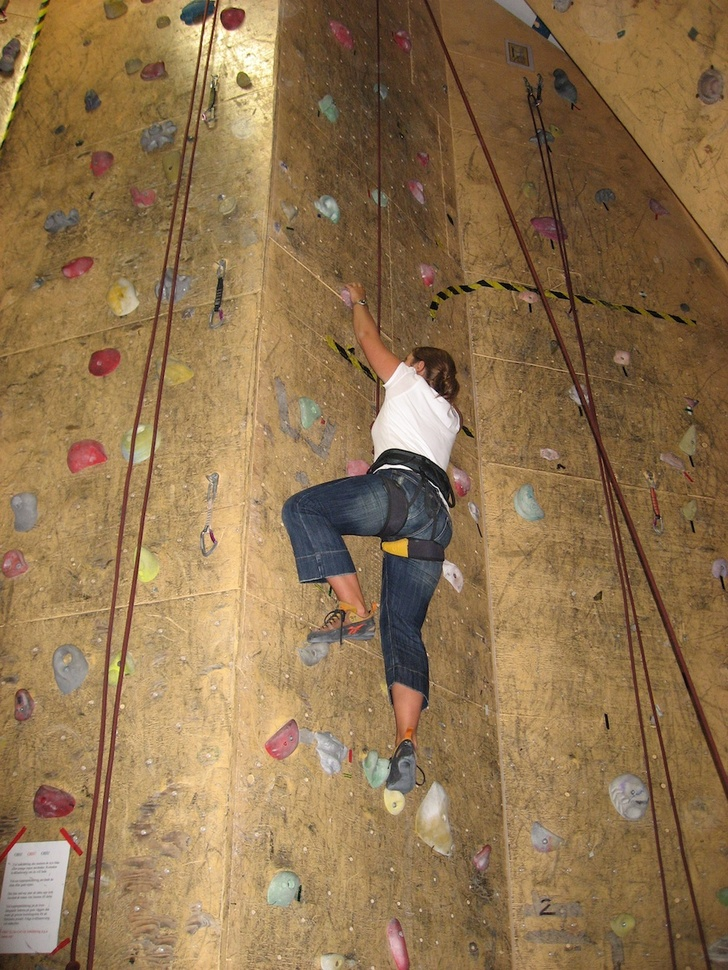
#> input picture DATA/climbing_1_small.jpg, 728 x 970 px, shrunk from 1000 x 1333 before the run
$ python sift_matches_vs_two_sided.py
#> lines starting #> are read from the running program, lines starting #| are printed output that depends on the picture
### descriptors/lib/sift.py
from pylab import *


def process_image(image_name, result_name,
  params="--edge-thresh 10 --peak-thresh 5"):
  """ Process an image and save the results in a file. """
  from PIL import Image
  import os

  if image_name[-3:] != 'pgm':
    # create a pgm file
    im = Image.open(image_name).convert('L')
    im.save('tmp.pgm')
    image_name_pgm = 'tmp.pgm'

  cmnd = str("sift " + image_name_pgm + " --output=" + result_name +
              " " + params)
  os.system(cmnd)
  os.remove('tmp.pgm')
  print('processed', image_name, 'to', result_name)


def read_features_from_file(filename):
  """ Read feature properties and return in matrix form. """

  f = loadtxt(filename)
  return f[:, :4], f[:, 4:] # feature locations, descriptors


def write_features_to_file(filename, locs, desc):
  """ Save feature location and descriptor to file. """
  savetxt(filename, hstack((locs, desc)))


# [96 lines left out: functions plot_features, match, match_twosided, appendimages, plot_matches, not called in this run]

### descriptors/sift_matches_vs_two_sided.py
from PIL import Image
from pylab import *
from lib import sift


temp_folder = '../temp/'

im_name1 = '../DATA/climbing_1_small.jpg'
im_name2 = '../DATA/climbing_2_small.jpg'

im1 = array(Image.open(im_name1))#.convert('L'))
#> im1 is the input picture: shape (970, 728, 3); mean R, G, B 143.7, 115.3, 78.6
im2 = array(Image.open(im_name2))#.convert('L'))
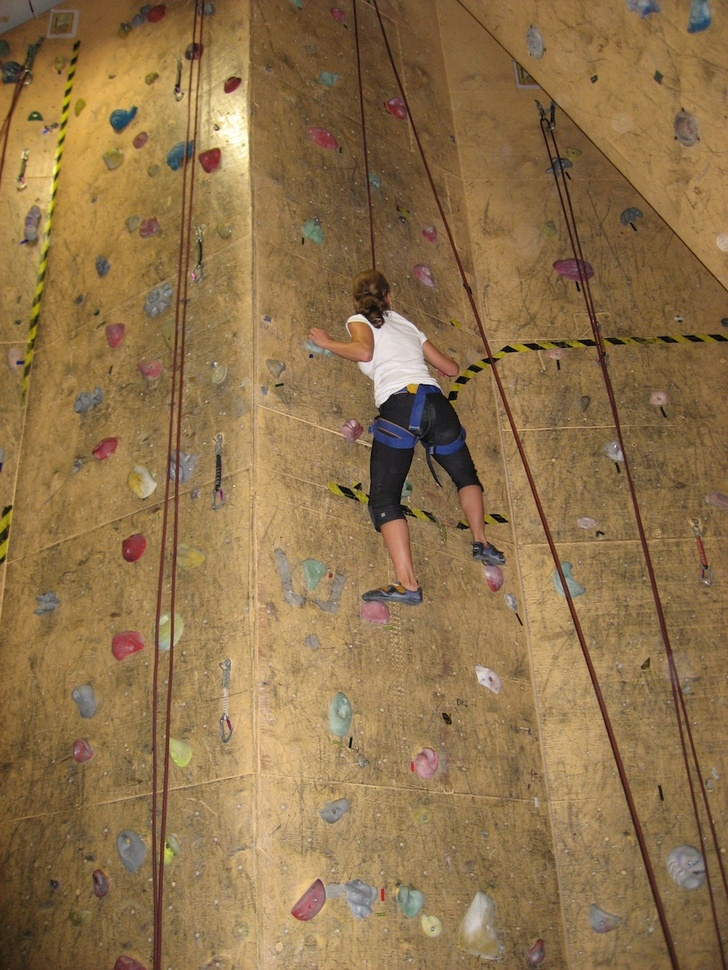
#> input picture DATA/climbing_2_small.jpg, 728 x 970 px, shrunk from 1000 x 1333 before the run
#> im2 is the input picture: shape (970, 728, 3); mean R, G, B 142.8, 114.7, 75.5

sift_name1 = temp_folder + im_name1.split('/')[-1][:-4] + '.sift'
sift_name2 = temp_folder + im_name2.split('/')[-1][:-4] + '.sift'

sift.process_image(im_name1, sift_name1)
#> in process_image, `im = Image.open(image_name).convert('L')`:
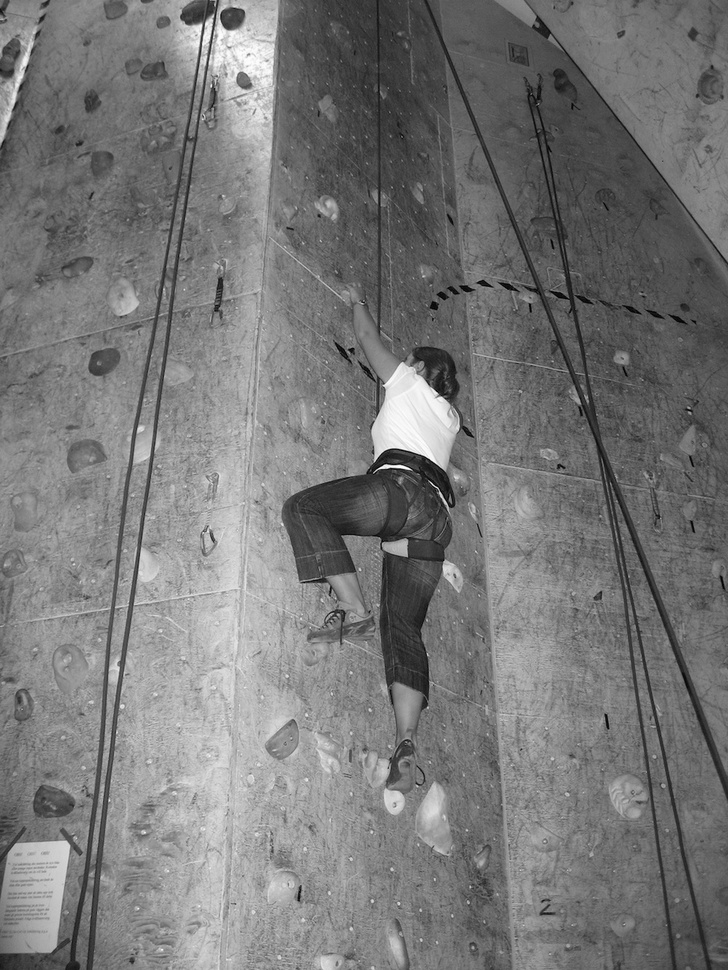
#> im: PIL image 728x970 L; min 0, max 254, mean 119.6
l1, d1 = sift.read_features_from_file(sift_name1)
#> (the run stopped early here; a loop or call above may not have finished)
